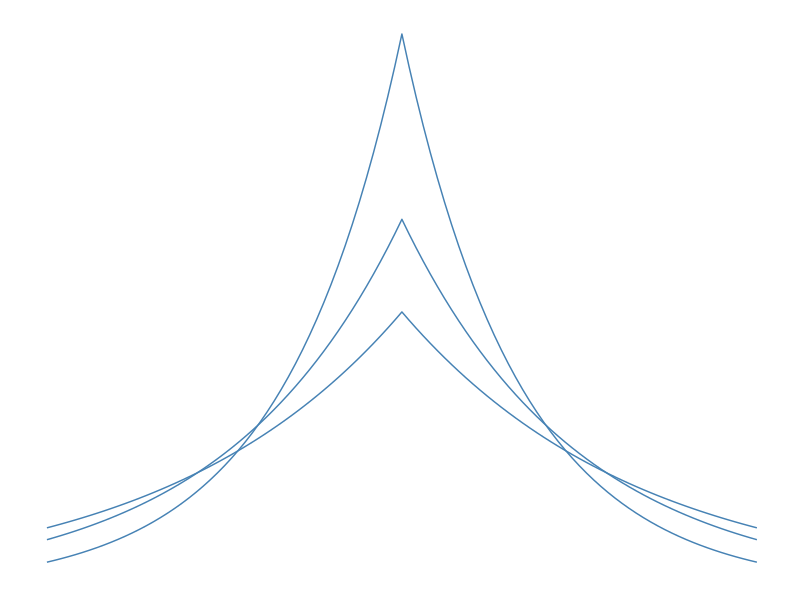

The R script that drew this image:
## ---- chunk 1
knitr::opts_chunk$set(echo = FALSE, eval = FALSE)
## ---- chunk 2
library(rmutil)
library(ggplot2)
ggplot() +
  xlim(-3, 3) +
  geom_function(fun = dlaplace, col = "steelblue") +
  geom_function(fun = dlaplace, args = list(s = 1.5), col = "steelblue") +
  geom_function(fun = dlaplace, args = list(s = 2), col = "steelblue") +
  theme_bw() +
  theme(legend.position = "none",
        panel.grid = element_blank(),
        axis.title = element_blank(),
        axis.text = element_blank(),
        axis.ticks = element_blank(),
        panel.border = element_blank())
